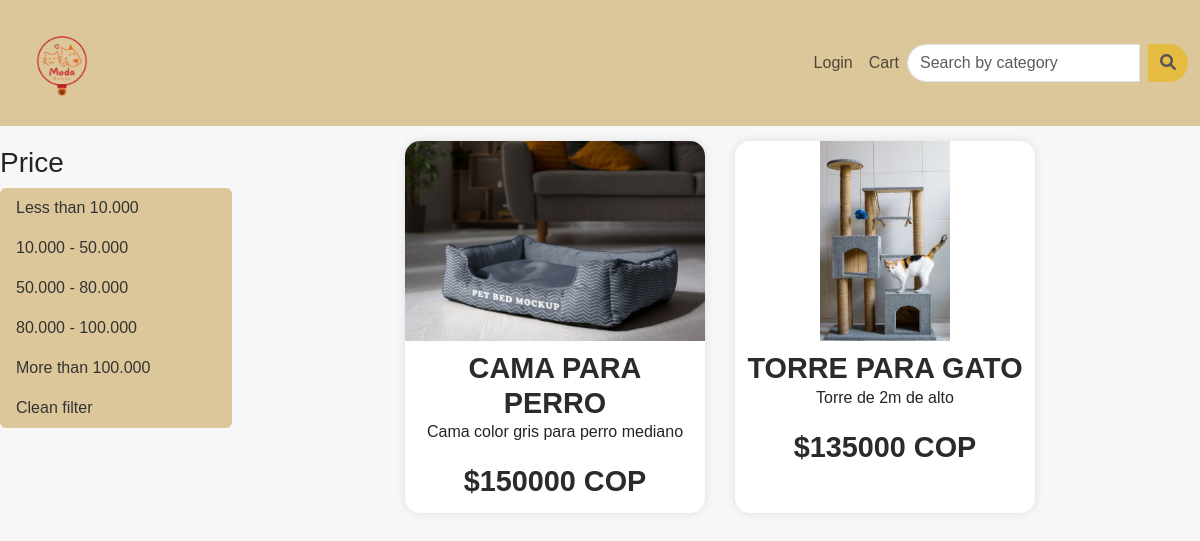
Screenshot of /?price=mas100 with the database file from the repository.
### products/models.py (models this page shows, shortened)
class Product(models.Model):
    name=models.CharField(max_length=40)
    description=models.CharField(max_length=40)
    product_image= models.ImageField(upload_to='product_image/',null=True,blank=True)
    price = models.PositiveIntegerField()
    category = models.CharField(max_length = 70)
    quantity = models.IntegerField()

### products/views.py (the view)
# urls.py: path('',productViews.home_view,name=''),
def home_view(request):
    price_filter = request.GET.get('price', None)
    queries = {
        'menos10': Q(price__lt=10000),
        '10a50': Q(price__gte=10000, price__lt=50000),
        '50a80': Q(price__gte=50000, price__lt=80000),
        '80a100': Q(price__gte=80000, price__lt=100000),
        'mas100': Q(price__gte=100000),
    }
    query = queries.get(price_filter, Q())
    products = models.Product.objects.filter(query)
    return render(request, 'customer_home.html', {'products': products})

### templates/customer_home.html (shortened to what this page needs)
{% extends 'base.html' %}
{% load i18n %}
{% load static %}
{% block content %}
<!DOCTYPE html>
<html lang="en">
  <head>
  </head>
  <body>
    <div class="page-wrapper">
      <div class="sidebar">
        <div class="filter-options">
          <h3>{% translate "Precio" %}</h3>
          <ul class="list-group">
            <li style="background-color: #dcc79a; color: black; border: 2px; margin-right: 8px; " href="?price=menos10" class="list-group-item"><a href="?price=menos10">{% translate "Menos de " %} 10.000</a></li>
            <li style="background-color: #dcc79a; color: black; border: 2px; margin-right: 8px; " href="?price=menos10" class="list-group-item"><a href="?price=10a50">10.000 - 50.000</a></li>
            <li style="background-color: #dcc79a; color: black; border: 2px; margin-right: 8px; " href="?price=menos10" class="list-group-item"><a href="?price=50a80">50.000 - 80.000</a></li>
            <li style="background-color: #dcc79a; color: black; border: 2px; margin-right: 8px; " href="?price=menos10" class="list-group-item"><a href="?price=80a100">80.000 - 100.000</a></li>
            <li style="background-color: #dcc79a; color: black; border: 2px; margin-right: 8px; " href="?price=menos10" class="list-group-item"><a href="?price=mas100">{% translate "Más de " %} 100.000</a></li>
            <li style="background-color: #dcc79a; color: black; border: 2px; margin-right: 8px; " href="?price=menos10" class="list-group-item"><a href="{{ request.path }}">{% translate "Limpiar filtros" %}</a></li>
          </ul>
        </div>
      </div>
      <div class="content-wrapper">
        {% if products %}
          {% for p in products %}
            <div class="item-wrapper">
              <div class="item-image">
                <img src="{% static p.product_image.url %}" alt="product pic">
              </div>
              <div class="item-info">
                <h4>{{ p.name }}</h4>
                <p>{{ p.description }}</p>
                <div class="item-price">
                  ${{ p.price }} COP
                </div>
              </div>
            </div>
          {% endfor %}
        {% endif %}
      </div>
    </div>
  </body>
</html>
{% endblock content %}

### templates/base.html (style rules this page uses)
body { background-color: #f7f7f7; }

### rows the page displays
Product: product_image (picture), name "CAMA PARA PERRO", description "Cama color gris para perro mediano", price "150000"
Product: product_image (picture), name "TORRE PARA GATO", description "Torre de 2m de alto", price "135000"
